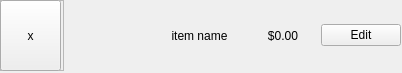
<?xml version="1.0" encoding="UTF-8"?>
<ui version="4.0">
 <class>Item</class>
 <widget class="QWidget" name="Item">
  <property name="geometry">
   <rect>
    <x>0</x>
    <y>0</y>
    <width>402</width>
    <height>73</height>
   </rect>
  </property>
  <property name="windowTitle">
   <string>Form</string>
  </property>
  <widget class="QWidget" name="horizontalLayoutWidget">
   <property name="geometry">
    <rect>
     <x>0</x>
     <y>0</y>
     <width>401</width>
     <height>71</height>
    </rect>
   </property>
   <layout class="QHBoxLayout" name="horizontalLayout">
    <item>
     <widget class="QFrame" name="frame">
      <property name="frameShape">
       <enum>QFrame::StyledPanel</enum>
      </property>
      <property name="frameShadow">
       <enum>QFrame::Raised</enum>
      </property>
      <widget class="QPushButton" name="btn_remove">
       <property name="geometry">
        <rect>
         <x>0</x>
         <y>0</y>
         <width>61</width>
         <height>71</height>
        </rect>
       </property>
       <property name="sizePolicy">
        <sizepolicy hsizetype="Preferred" vsizetype="Fixed">
         <horstretch>0</horstretch>
         <verstretch>0</verstretch>
        </sizepolicy>
       </property>
       <property name="minimumSize">
        <size>
         <width>0</width>
         <height>0</height>
        </size>
       </property>
       <property name="baseSize">
        <size>
         <width>0</width>
         <height>0</height>
        </size>
       </property>
       <property name="text">
        <string>x</string>
       </property>
      </widget>
     </widget>
    </item>
    <item>
     <spacer name="horizontalSpacer">
      <property name="orientation">
       <enum>Qt::Horizontal</enum>
      </property>
      <property name="sizeType">
       <enum>QSizePolicy::Preferred</enum>
      </property>
      <property name="sizeHint" stdset="0">
       <size>
        <width>97</width>
        <height>20</height>
       </size>
      </property>
     </spacer>
    </item>
    <item>
     <widget class="QLabel" name="label_item">
      <property name="text">
       <string>item name</string>
      </property>
      <property name="alignment">
       <set>Qt::AlignCenter</set>
      </property>
     </widget>
    </item>
    <item>
     <spacer name="horizontalSpacer_2">
      <property name="orientation">
       <enum>Qt::Horizontal</enum>
      </property>
      <property name="sizeType">
       <enum>QSizePolicy::Fixed</enum>
      </property>
      <property name="sizeHint" stdset="0">
       <size>
        <width>13</width>
        <height>20</height>
       </size>
      </property>
     </spacer>
    </item>
    <item>
     <widget class="QLabel" name="label_price">
      <property name="sizePolicy">
       <sizepolicy hsizetype="Minimum" vsizetype="Preferred">
        <horstretch>0</horstretch>
        <verstretch>0</verstretch>
       </sizepolicy>
      </property>
      <property name="minimumSize">
       <size>
        <width>0</width>
        <height>0</height>
       </size>
      </property>
      <property name="text">
       <string>$0.00</string>
      </property>
      <property name="alignment">
       <set>Qt::AlignCenter</set>
      </property>
     </widget>
    </item>
    <item>
     <widget class="QPushButton" name="btn_edit">
      <property name="sizePolicy">
       <sizepolicy hsizetype="Minimum" vsizetype="Fixed">
        <horstretch>0</horstretch>
        <verstretch>0</verstretch>
       </sizepolicy>
      </property>
      <property name="text">
       <string>Edit</string>
      </property>
     </widget>
    </item>
   </layout>
  </widget>
 </widget>
 <resources/>
 <connections/>
</ui>
